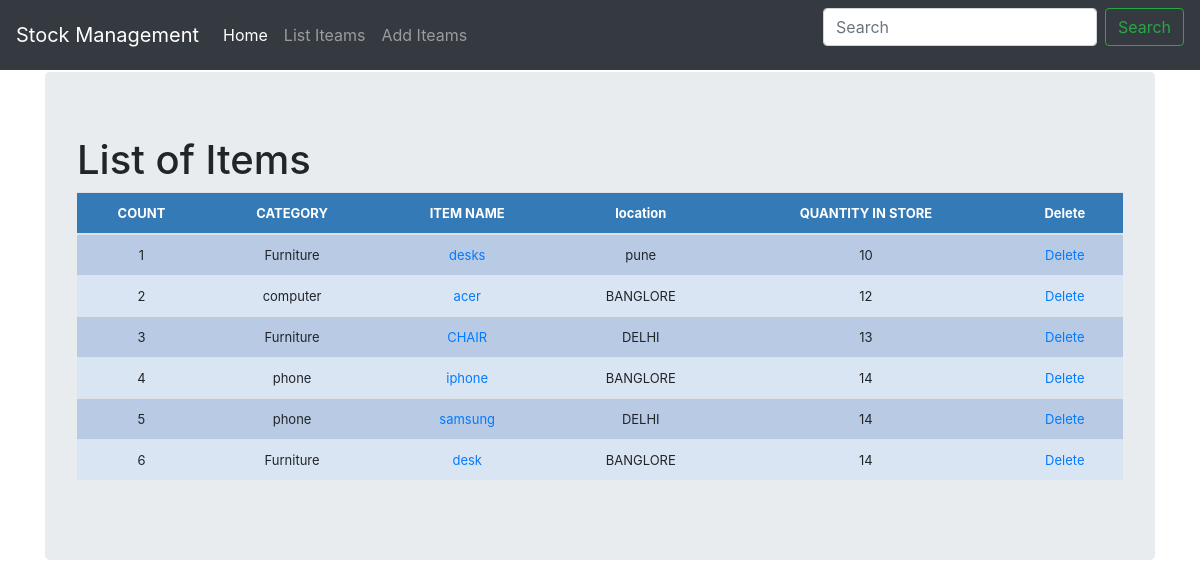
The app's page /list_items/ with its own data.
### inventory/models.py (models this page shows, shortened)
class Stock(models.Model):
	category = models.CharField(max_length=50, blank=True, null=True)
	item_name = models.CharField(max_length=50, blank=True, null=True)
	quantity = models.IntegerField(default='0', blank=True, null=True)
	receive_quantity = models.IntegerField(default='0', blank=True, null=True)
	receive_by = models.CharField(max_length=50, blank=True, null=True)
	issue_quantity = models.IntegerField(default='0', blank=True, null=True)
	issue_by = models.CharField(max_length=50, blank=True, null=True)
	issue_to = models.CharField(max_length=50, blank=True, null=True)
	phone_number = models.CharField(max_length=50, blank=True, null=True)
	created_by = models.CharField(max_length=50, blank=True, null=True)
	reorder_level = models.IntegerField(default='0', blank=True, null=True)
	last_updated = models.DateTimeField(auto_now_add=False, auto_now=True)
	export_to_CSV = models.BooleanField(default=False)
	location=models.CharField(max_length=100,blank=True,null=True)

### inventory/views.py (the view)
# urls.py: path('list_items/', views.list_items, name='list_items'),
def list_items(request):
	title = 'List of Items'
	queryset = Stock.objects.all()
	context = {
		"title": title,
		"queryset": queryset,
	}
	return render(request, "list_item.html", context)

### inventory/templates/list_item.html (shortened to what this page needs)
{% load staticfiles %}
{% load crispy_forms_tags %}
{% include 'navbar.html' %}
<!DOCTYPE html>
<!doctype html>
<html lang="en">
  <head>
<link href="{% static 'css/stylesheet.css' %}" rel="stylesheet">
<link href="{% static 'css/bootstrap.min.css' %}" rel="stylesheet">
    <link href="navbar-top-fixed.css" rel="stylesheet">
  </head>
  <body>
<main role="main" class="container">
  <div class="jumbotron">
    <h1>{{title}}</h1>
    <table class='table'>
        <thead>
          <tr>
            <th>COUNT</th>
            <th>CATEGORY</th>
            <th>ITEM NAME</th>
            <th>location</th>
            <th>QUANTITY IN STORE</th>
            <th>Delete</th>
          </tr>
        </thead>
      {% for instance in queryset %}
          <tr>
            <td>{{forloop.counter}}</td>
            <td>{{instance.category}}</td>
            <td><a href="{% url 'update_items' instance.id %}">{{instance.item_name}}</a></td>
            <td>{{instance.location}}</td>
            <td>{{instance.quantity}}</td>
            <td><a href="{% url 'delete_items' instance.id %}">Delete</a></td>
          </tr>
      {% endfor %}
    </table>
  </div>
</main>
      </body>
</html>

### inventory/templates/navbar.html (shortened to what this page needs)
<nav class="navbar navbar-expand-md navbar-dark fixed-top bg-dark">
    <a class="navbar-brand" href="/">Stock Management</a>
    <div class="collapse navbar-collapse" id="navbarCollapse">
      <ul class="navbar-nav mr-auto">
        <li class="nav-item active">
          <a class="nav-link" href="/">Home <span class="sr-only">(current)</span></a>
        </li>
        <li class="nav-item">
          <a class="nav-link" href="/list_items">List Iteams</a>
        </li>
        <li class="nav-item">
          <a class="nav-link" href="/add_items">Add Iteams</a>
        </li>
      </ul>
      <form class="form-inline mt-2 mt-md-0">
        <input class="form-control mr-sm-2" type="text" placeholder="Search" aria-label="Search">
        <button class="btn btn-outline-success my-2 my-sm-0" type="submit">Search</button>
      </form>
    </div>
  </nav>

### inventory/static/css/stylesheet.css (style rules this page uses)
body { background-color: #34eb6b; }
.table { font-size: 13px; text-align: center; width: 95%; margin: auto; text-align: center; }
.table tr:nth-child(odd) { background: #B8CAE4 }
.table tr:nth-child(even) { background: #dae5f4 }
th { background-color: #337ab7; color: white; }

### inventory/static/css/navbar-top-fixed.css (style rules this page uses)
body { min-height: 75rem; padding-top: 4.5rem; }

### records on screen
Stock: category "Furniture", item_name "desks", location "pune", quantity "10"
Stock: category "computer", item_name "acer", location "BANGLORE", quantity "12"
Stock: category "Furniture", item_name "CHAIR", location "DELHI", quantity "13"
Stock: category "phone", item_name "iphone", location "BANGLORE", quantity "14"
Stock: category "phone", item_name "samsung", location "DELHI", quantity "14"
Stock: category "Furniture", item_name "desk", location "BANGLORE", quantity "14"

### other values on screen
{{ title }} "List of Items"
